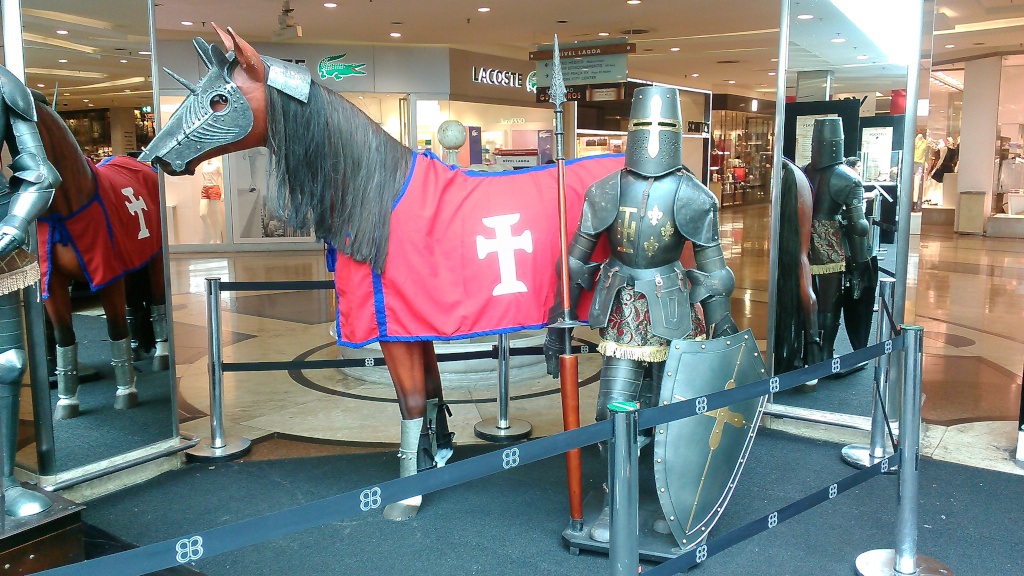
//> input picture opencv-rizzo-examples/imagens/imagem_01.jpg, 1024 x 576 px
$ ./filtros   (built with g++ and OpenCV 4)
//> lines starting //> are read from the running program, lines starting //| are printed output that depends on the picture
/**
***	File: avg.cpp
***
***   Author:     Nilton Jose Rizzo
***   Date:       08/01/2019
***   Git:        git@gitlab.com:ufrrj/opencv.git
***   LICENSE:    see LICENSE file
***
***   OpenCV How-to by examples
***
**/

#include <iostream>
#include <fstream>
#include <string>
#include <type_traits>
#include <cmath>

#include <opencv2/core.hpp>
#include <opencv2/highgui.hpp>
#include <opencv2/imgcodecs.hpp>
#include <opencv2/imgproc.hpp>
#include "../include/image.hpp"

using namespace std;
using namespace cv;

int main(void);

vector<vector<int>> histograma(Mat i);

vector<vector<int>> histograma(Mat i){

	vector<vector<int>> h;
	vector<int> t;

	for( int c=0; c< 3 ; c++)
		t.push_back(0);

	for( int c=0; c < 256; c++)
		h.push_back(t);

	for ( int r=0; r < i.rows ; r++)
		for ( int c=0; i.cols; c++){
			Vec3b p = i.at<Vec3b>(r,c);
			h[ p[0] ][0]++;
			h[ p[1] ][1]++;
			h[ p[2] ][2]++;
		}
/*
	h [0][0]  = 59
	h [0][1]  = 5
	h [0][2]  = 200
*/
	return h;
}

int main(void) {

Mat		image;		// Image object
Mat 		imgblur, gaussian, median;
string	filename;	// Image file name

	filename = "../imagens/imagem_01.jpg";

	// Read image from disk
	image = imread(filename);
//> image is the input picture: 576 rows x 1024 cols, CV_8UC3; mean B, G, R 121.9, 124.6, 124.6

	// Check if image was loaded
	if ( image.empty() ){
		cerr << "Image [ " << filename << " ] not found!" << endl;
		cerr << "Quitting!" << endl;
		exit (-1);
	}

	blur(image, imgblur, Size(11,11));
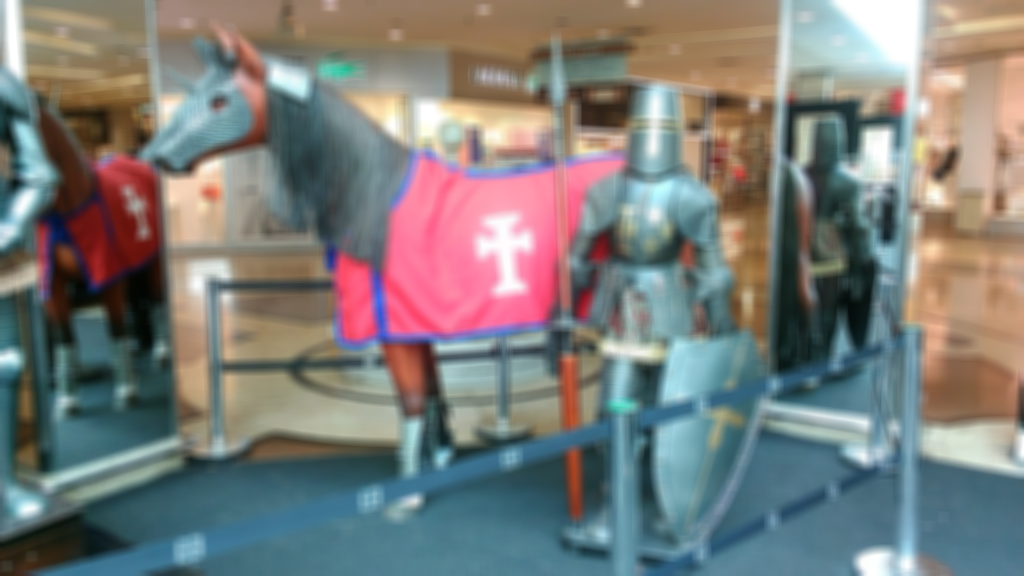
//> imgblur: 576 rows x 1024 cols, CV_8UC3; mean B, G, R 121.9, 124.6, 124.6
	medianBlur(image, median, 11);
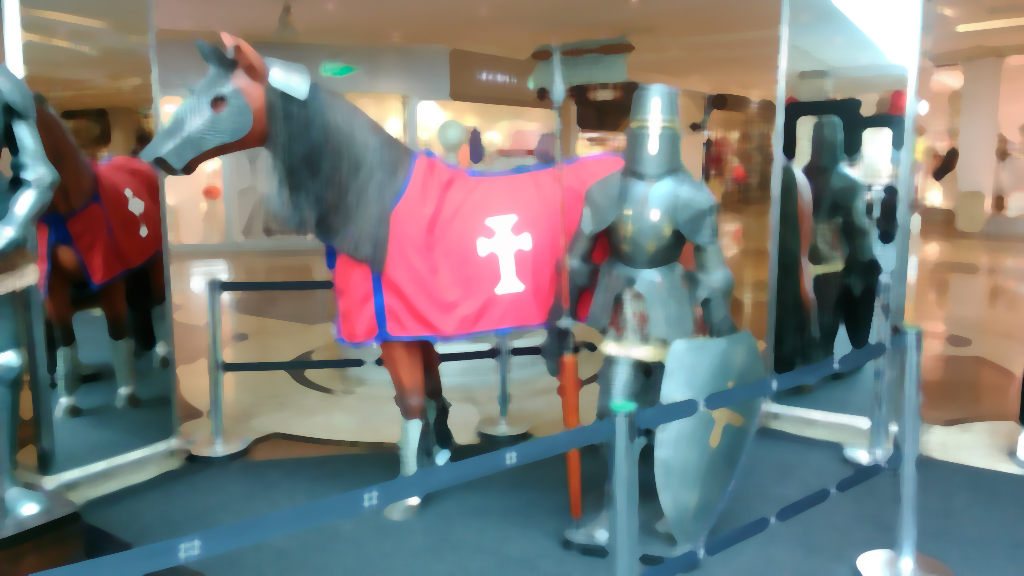
//> median: 576 rows x 1024 cols, CV_8UC3; mean B, G, R 120.7, 123.6, 124

	// Create a window for display.
	namedWindow( filename.c_str(), WINDOW_NORMAL);
	// Show our image inside it.
	imshow( filename.c_str(), image );
	// Create a window for display.
	namedWindow( "BLUR", WINDOW_NORMAL);
	// Show our image inside it.
	imshow( "BLUR", imgblur );
	// Create a window for display.
	namedWindow( "Median", WINDOW_NORMAL);
	// Show our image inside it.
	imshow( "Median", median );

	waitKey(0);			// Wait for any key was pressed and return
							// the key code pressed or -1 if no key pressed
							// Parameter
							// =0 - Wait for until key pressed
							// >0 - Wait by N miliseconds and return
	return 0;

}
